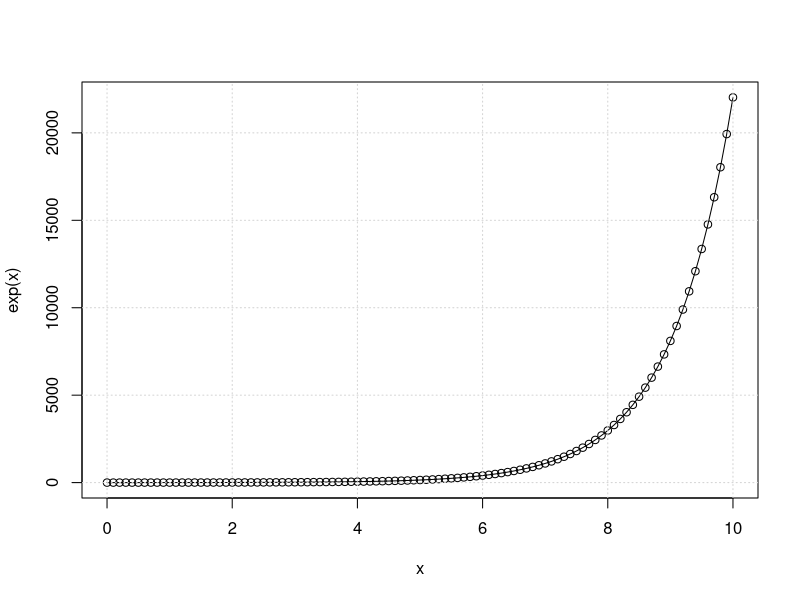
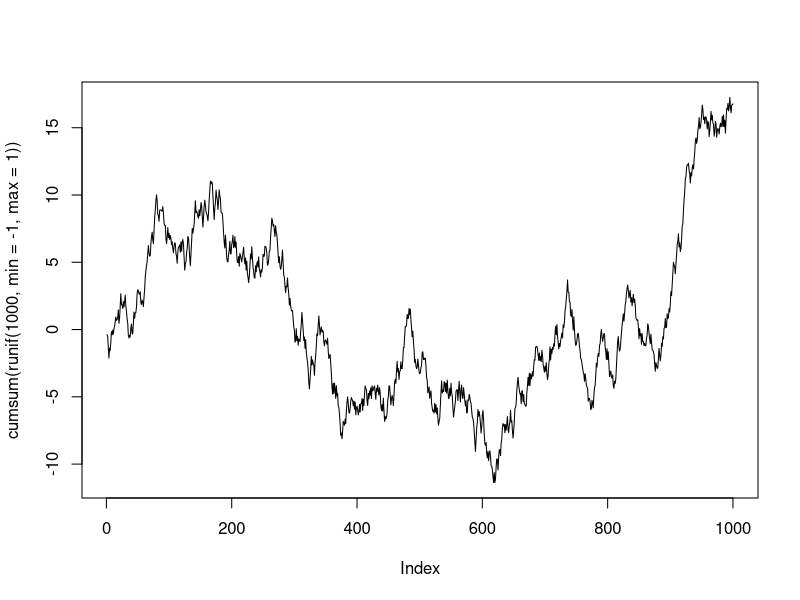
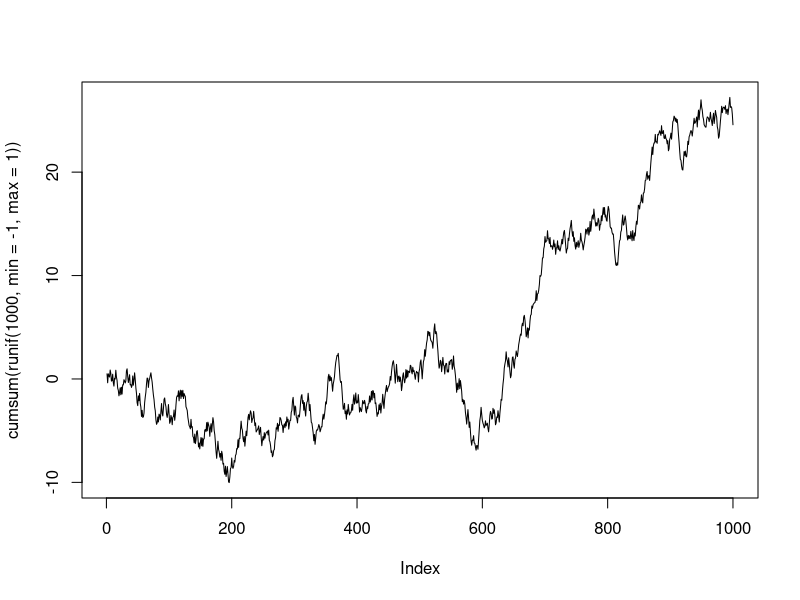

Reproduce these figures in R, in order.
## ---- chunk 1
x <- seq(0, 10, 0.1)
plot(x, exp(x), type = "o")
grid()
## ---- chunk 2
plot(cumsum(runif(1000, min = -1, max = 1)), type = "l")
## ---- chunk 3
plot(cumsum(runif(1000, min = -1, max = 1)), type = "l")
